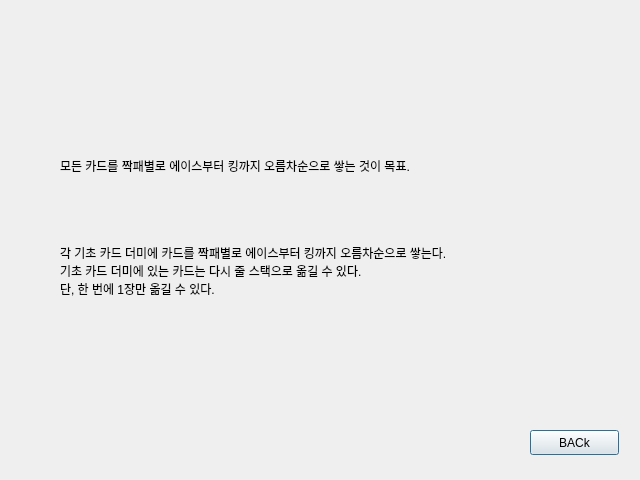
<?xml version="1.0" encoding="UTF-8"?>
<ui version="4.0">
 <class>Rull</class>
 <widget class="QDialog" name="Rull">
  <property name="geometry">
   <rect>
    <x>0</x>
    <y>0</y>
    <width>640</width>
    <height>480</height>
   </rect>
  </property>
  <property name="windowTitle">
   <string>Dialog</string>
  </property>
  <widget class="QLabel" name="BackGround">
   <property name="geometry">
    <rect>
     <x>-10</x>
     <y>0</y>
     <width>651</width>
     <height>491</height>
    </rect>
   </property>
   <property name="text">
    <string/>
   </property>
   <property name="pixmap">
    <pixmap>../../CARD_PNG/green.jpeg</pixmap>
   </property>
   <property name="scaledContents">
    <bool>true</bool>
   </property>
  </widget>
  <widget class="QPushButton" name="back">
   <property name="geometry">
    <rect>
     <x>530</x>
     <y>430</y>
     <width>89</width>
     <height>25</height>
    </rect>
   </property>
   <property name="text">
    <string>BACk</string>
   </property>
  </widget>
  <widget class="QLabel" name="label">
   <property name="geometry">
    <rect>
     <x>60</x>
     <y>120</y>
     <width>451</width>
     <height>91</height>
    </rect>
   </property>
   <property name="text">
    <string>모든 카드를 짝패별로 에이스부터 킹까지 오름차순으로 쌓는 것이 목표.</string>
   </property>
  </widget>
  <widget class="QLabel" name="label_2">
   <property name="geometry">
    <rect>
     <x>60</x>
     <y>190</y>
     <width>641</width>
     <height>161</height>
    </rect>
   </property>
   <property name="text">
    <string>각 기초 카드 더미에 카드를 짝패별로 에이스부터 킹까지 오름차순으로 쌓는다.
기초 카드 더미에 있는 카드는 다시 줄 스택으로 옮길 수 있다. 
단, 한 번에 1장만 옮길 수 있다.</string>
   </property>
  </widget>
 </widget>
 <resources/>
 <connections/>
</ui>
